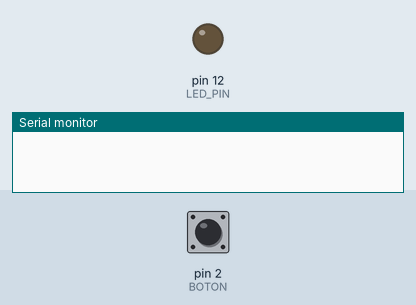
The sketch below on a simulated Arduino Uno, built with avr-gcc and run on an emulated ATmega328P. On the bench: output pins drawn as LEDs (lit = HIGH), the last lines printed to the serial monitor. The test bench sets the inputs (shaded band); at power-on: pin 2 (BOTON) HIGH.

Above: at 1.2 s.
1.3 s: pin 2 (BOTON) pulled LOW for 0.15 s
At 1.7 s:
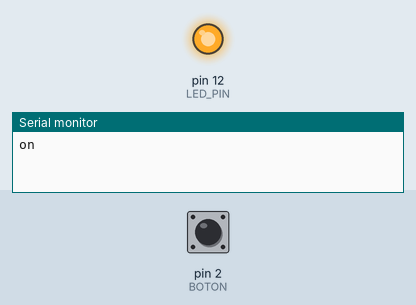
2.9 s: pin 2 (BOTON) pulled LOW for 1 s
At 4.1 s:
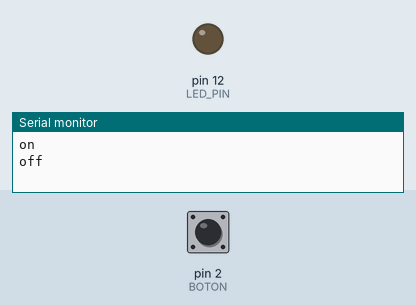
5.4 s: pin 2 (BOTON) pulled LOW for 3.2 s
At 6.0 s:
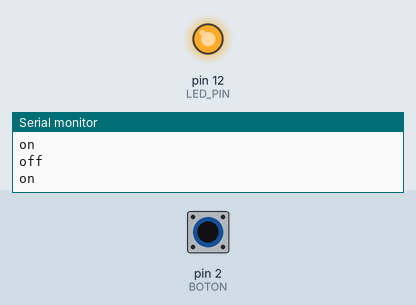
Timing chart, 0 to 8.4 s (numbered marks = the images above; inputs shaded):
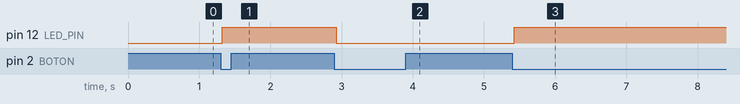

The sketch:

Boton_antirebote.ino
```cpp
/************************************************************************************************************
 🔹 CONTROL DE LED CON BOTÓN Y ANTIRREBOTE (Bounce2) 🔹
  - Detecta la pulsación de un botón conectado al pin 2 usando la librería Bounce2.
  - El botón se configura con INPUT_PULLUP interno.
  - Intervalo de antirrebote configurado en 25 ms para evitar lecturas erróneas.
  - Al presionar el botón, se alterna el estado de un LED conectado al pin 12.
  - Imprime en el monitor serie "on" o "off" según el estado del LED.
  - Funciona con flancos descendentes (falling edge) detectados por la librería Bounce2.
  K. Michalsky – 11.2025
*************************************************************************************************************/

#include <Bounce2.h>

//  DEFINICION DE PINS
#define BOTON 2
#define LED_PIN 12

int ledState = LOW;

//  INICIAR OBJETO BOUNCE
Bounce debouncer = Bounce();

void setup()
{

  Serial.begin(9600);

  //  CONFIGURACION DEL ANTIREBOTE
  //  Conecta el antirrebote a un pin con modo INPUT_PULLUP
  //  Intervalo de antirebote de 25mm (10-30mm es suficiente)
  debouncer.attach(BOTON, INPUT_PULLUP);
  debouncer.interval(25);

  //  MODO DEL PIN DEL LED
  pinMode(LED_PIN, OUTPUT);
  digitalWrite(LED_PIN, ledState);
}

void loop()
{
  //  Actualizar la instancia de Bounce. Debe llamarse solo una vez por bucle ()
  debouncer.update();
  boton();
}

//  FUNCION DE PRESIONADO DEL BOTON
void boton()
{
  // debouncer.fell() detecta flanco descendente de HIGH a LOW mientras que debouncer.rose() detecta flanco ascendente de LOW a HIGH
  if (debouncer.fell())
  {
    // Si el estado del pin no es HIGH (PULLUP interno invierte la logica) Imprime "on" sino "off"
    if (ledState != HIGH)
    {
      Serial.println("on");
    }
    else
      Serial.println("off");
    // Cambia el estado del LED y pone el nuevo estado al Pin correspondiente
    ledState = !ledState;
    digitalWrite(LED_PIN, ledState);
  }
}
```

Measured:
- after the input at 1.3 s, pin 12 (LED_PIN): LOW → HIGH at once
- after the input at 2.9 s, pin 12 (LED_PIN): HIGH → LOW at once
- after the input at 5.4 s, pin 12 (LED_PIN): LOW → HIGH at once
